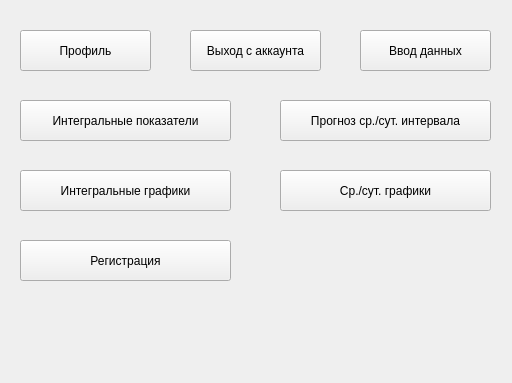
<?xml version="1.0" encoding="UTF-8"?>
<ui version="4.0">
 <class>MainWindow</class>
 <widget class="QWidget" name="MainWindow">
  <property name="geometry">
   <rect>
    <x>0</x>
    <y>0</y>
    <width>512</width>
    <height>383</height>
   </rect>
  </property>
  <property name="windowTitle">
   <string>MainApp</string>
  </property>
  <widget class="QPushButton" name="pushButton">
   <property name="geometry">
    <rect>
     <x>20</x>
     <y>240</y>
     <width>211</width>
     <height>41</height>
    </rect>
   </property>
   <property name="text">
    <string>Регистрация</string>
   </property>
  </widget>
  <widget class="QPushButton" name="pushButton_2">
   <property name="geometry">
    <rect>
     <x>190</x>
     <y>30</y>
     <width>131</width>
     <height>41</height>
    </rect>
   </property>
   <property name="text">
    <string>Выход с аккаунта</string>
   </property>
  </widget>
  <widget class="QPushButton" name="data_input_btn">
   <property name="geometry">
    <rect>
     <x>360</x>
     <y>30</y>
     <width>131</width>
     <height>41</height>
    </rect>
   </property>
   <property name="text">
    <string>Ввод данных</string>
   </property>
  </widget>
  <widget class="QPushButton" name="analytics_btn">
   <property name="geometry">
    <rect>
     <x>20</x>
     <y>100</y>
     <width>211</width>
     <height>41</height>
    </rect>
   </property>
   <property name="text">
    <string>Интегральные показатели</string>
   </property>
  </widget>
  <widget class="QPushButton" name="prokofiev_button">
   <property name="geometry">
    <rect>
     <x>280</x>
     <y>100</y>
     <width>211</width>
     <height>41</height>
    </rect>
   </property>
   <property name="text">
    <string>Прогноз ср./сут. интервала</string>
   </property>
  </widget>
  <widget class="QPushButton" name="integral_charts">
   <property name="geometry">
    <rect>
     <x>20</x>
     <y>170</y>
     <width>211</width>
     <height>41</height>
    </rect>
   </property>
   <property name="text">
    <string>Интегральные графики</string>
   </property>
  </widget>
  <widget class="QPushButton" name="interval_charts">
   <property name="geometry">
    <rect>
     <x>280</x>
     <y>170</y>
     <width>211</width>
     <height>41</height>
    </rect>
   </property>
   <property name="text">
    <string>Ср./сут. графики</string>
   </property>
  </widget>
  <widget class="QPushButton" name="profile_btn">
   <property name="geometry">
    <rect>
     <x>20</x>
     <y>30</y>
     <width>131</width>
     <height>41</height>
    </rect>
   </property>
   <property name="text">
    <string>Профиль</string>
   </property>
  </widget>
 </widget>
 <resources/>
 <connections/>
</ui>
